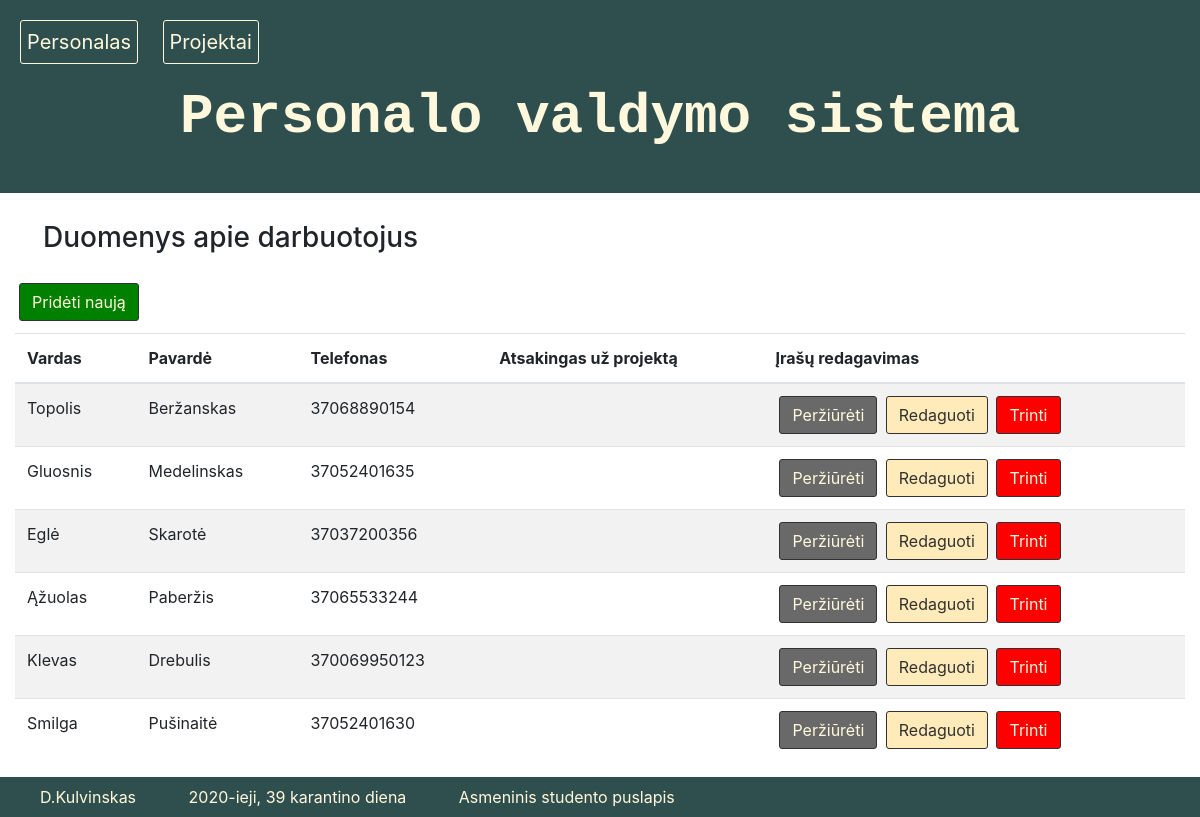
Before: / with the older database file.
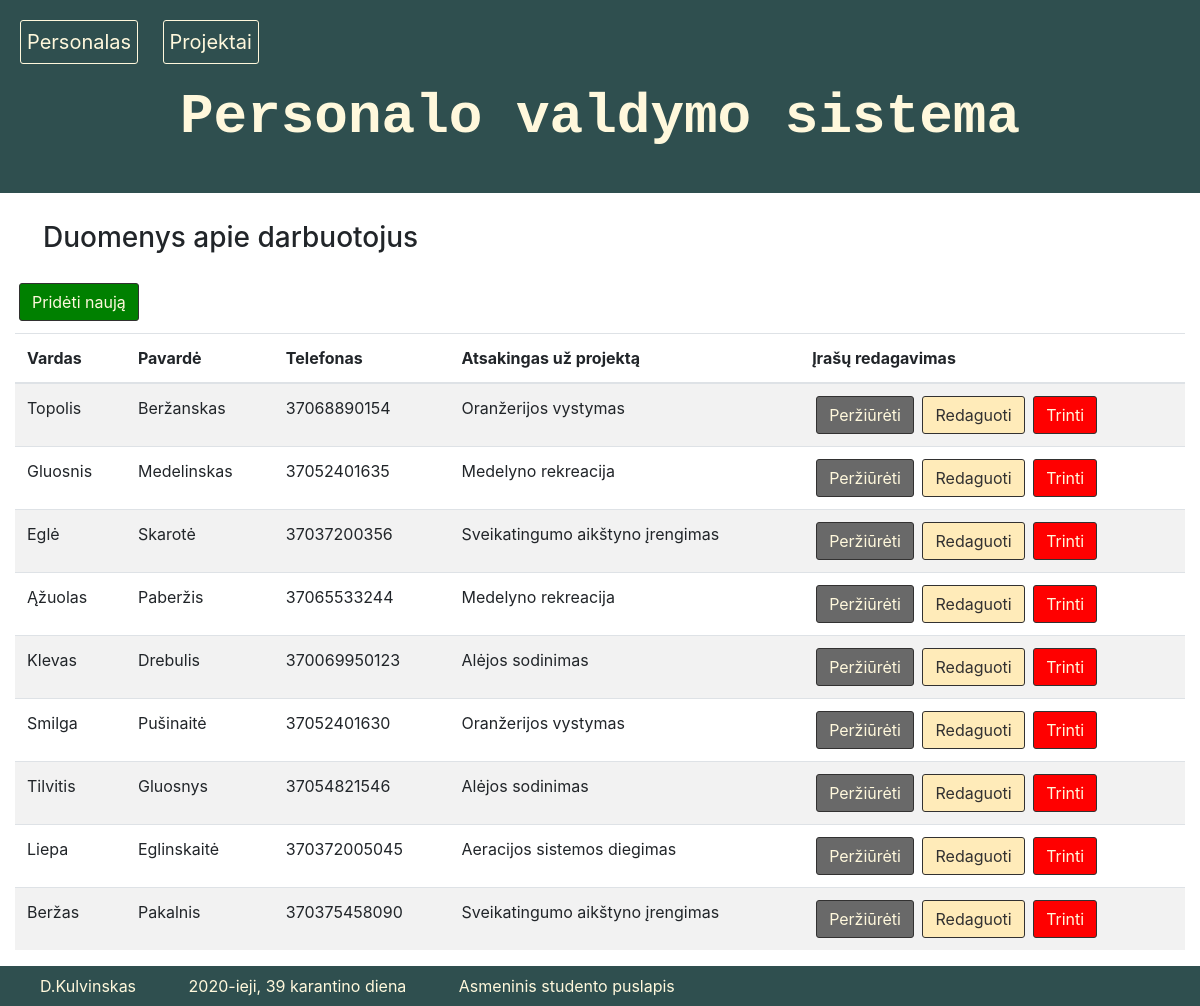
After: the same page with the newer database file.
### tables this page shows
CREATE TABLE `personalas` (
  `person_id` int(11) NOT NULL COMMENT 'unikalus id numeris',
  `Vardas` varchar(255) NOT NULL COMMENT 'Darbuotojo vardas',
  `Pavardė` varchar(255) NOT NULL COMMENT 'Darbuotojo pavardė',
  `Telefonas` varchar(13) DEFAULT NULL COMMENT 'Kontaktinis telefonas su valstybes kodu. Pvz.: 37065044444',
  `pro_id` int(11) DEFAULT NULL COMMENT 'Unikalus priskirto projekto ID'
);

### index.php (the view, shortened to what this page needs)
<!DOCTYPE html>
<html lang="lt">
<head>
    <link rel="stylesheet" href="https://stackpath.bootstrapcdn.com/bootstrap/4.4.1/css/bootstrap.min.css">
    <link rel="stylesheet" href="css/style.css">
</head>
<?php
    $servername = "localhost";
    $username = "root";
    $password = "mysql";
    $serveris = mysqli_connect($servername, $username, $password);
?>
<body>
    <header>
        <a href="index.php">Personalas</a>
        <a href="pro_index.php">Projektai</a>
        <h1>Personalo valdymo sistema </h1>
    </header>
    <main>
        <div class="col-lg-12">
            <h3>Duomenys apie darbuotojus</h3><a href="add.php?action=add" class="btn btn-xs add">Pridėti naują</a>
            <div class="table-responsive">
                <table class="table table-striped">
                    <thead>
                        <tr>
                            <th>Vardas</th>
                            <th>Pavardė</th>
                            <th>Telefonas</th>
                            <th>Atsakingas už projektą</th>
                            <th>Įrašų redagavimas</th>
                        </tr>
                    </thead>
                    <tbody>
                        <?php
                        $query = 'SELECT person_id, Vardas, Pavardė, Telefonas,
                        (SELECT Pavadinimas FROM projektai WHERE personalas.pro_id = projektai.pro_id) as Projektas
                        FROM personalas
                        ORDER BY person_id';
                        $result = mysqli_query($serveris, $query) or die (mysqli_error($serveris));
                        while ($row = mysqli_fetch_assoc($result)) {
                            echo '<tr>';
                            echo '<td>'. $row['Vardas'].'</td>';
                            echo '<td>'. $row['Pavardė'].'</td>';
                            echo '<td>'. $row['Telefonas'].'</td>';
                            echo '<td>'. $row['Projektas'].'</td>';
                            echo '<td> <a class="btn btn-xs view" href="view.php?action=edit & id='.$row['person_id'] . '" > Peržiūrėti </a> ';
                            echo ' <a class="btn btn-xs edit" href="edit.php?action=edit & id='.$row['person_id'] . '"> Redaguoti </a> ';
                            echo ' <a class="btn btn-xs delete" href="delete.php?type=personalas&delete & id=' . $row['person_id'] . '"> Trinti </a> </td>';
                            echo '</tr> ';
                        }
                        ?>
                    </tbody>
                </table>
            </div>
        </div>
    </main>
    <footer>
        <div>
            D.Kulvinskas
        </div>
        <div>
            2020-ieji, 39 karantino diena
        </div>
        <div>
            <a href="http://donatas.site">Asmeninis studento puslapis</a>
        </div>
    </footer>
</body>
</html>

### css/style.css (style rules this page uses)
header { background-color: darkslategray; color: cornsilk; }
header a { display: inline-block; color: cornsilk; padding: 0.3em; margin: 1em 0 1em 1em; font-size: 20px; border: 1px solid cornsilk; border-radius: 3px; }
header h1 { padding-bottom: 0.75em; text-align: center; font-size: 3.5rem; font-family: 'Courier New', Courier, monospace; font-weight: 700; }
main h3 { display: block; margin: 1em; }
table { margin-top: 0.75em; }
footer { background-color: darkslategray; color: cornsilk; }
footer div { display: inline-block; margin-left: 2em; padding: 0.5em; }
footer div a { text-decoration: none; color: cornsilk; }
.view { display: inline-block; background: dimgray; color: cornsilk; margin-left: 0.25em; font-size: 16px; border: 1px solid rgb(50, 49, 49);; border-radius: 3px; }
.edit { display: inline-block; background: rgb(255, 235, 185); color: rgb(50, 49, 49); margin-left: 0.25em; font-size: 16px; border: 1px solid rgb(50, 49, 49);; border-radius: 3px; }
.delete { display: inline-block; background: red; color: cornsilk; margin-left: 0.25em; font-size: 16px; border: 1px solid rgb(50, 49, 49);; border-radius: 3px; }
.add { display: inline-block; background: green; color: cornsilk; margin-left: 0.25em; font-size: 16px; border: 1px solid rgb(50, 49, 49);; border-radius: 3px; }

Changed rows visible on the page:
changed personalas "Topolis": Projektas (not shown) → "Oranžerijos vystymas"
changed personalas "Gluosnis": Projektas (not shown) → "Medelyno rekreacija"
changed personalas "Eglė": Projektas (not shown) → "Sveikatingumo aikštyno įrengimas"
changed personalas "Ąžuolas": Projektas (not shown) → "Medelyno rekreacija"
changed personalas "Klevas": Projektas (not shown) → "Alėjos sodinimas"
changed personalas "Smilga": Projektas (not shown) → "Oranžerijos vystymas"
added personalas: Vardas "Tilvitis", Pavardė "Gluosnys", Telefonas "37054821546", Projektas "Alėjos sodinimas"
added personalas: Vardas "Liepa", Pavardė "Eglinskaitė", Telefonas "370372005045", Projektas "Aeracijos sistemos diegimas"
added personalas: Vardas "Beržas", Pavardė "Pakalnis", Telefonas "370375458090", Projektas "Sveikatingumo aikštyno įrengimas"
